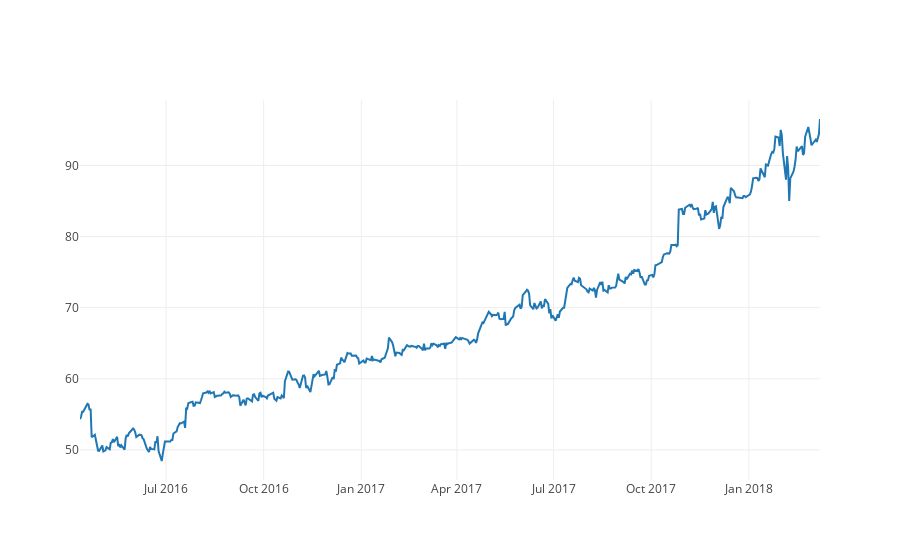

Here is the notebook cell this chart was saved with:
### Markdown cell above
### Merge datasets and visualize 

We have two data sets `df_sentiments` and `df_price`. We can combine these into one dataframe to carry on with our analysis.

### Code cell
df_sentiments = pd.read_csv('redditSentiments.csv')
df_sentiments = df_sentiments[['tmpstamp','pos','neg']]

#Join
df = pd.merge(df_price, df_sentiments)

#Set date as the index
df['tmpstamp'] = pd.to_datetime(df['tmpstamp'], format='%Y-%m-%d')
df=df.set_index('tmpstamp')

btc_price = go.Scatter(x=df.index, y=df['price'], name= 'Price')

py.iplot([btc_price])

### Figure 1 — Plotly figure (JSON) as saved in the notebook; plotly's stock layout.template omitted (floating-point values rounded to 4 significant figures; data arrays with more than 128 entries replaced by an {"elided": "..."} marker saying what was removed)
{"data": [{"name": "Price", "type": "scatter", "x": {"elided": "483 str values"}, "y": {"elided": "483 float values"}}], "layout": {}}
